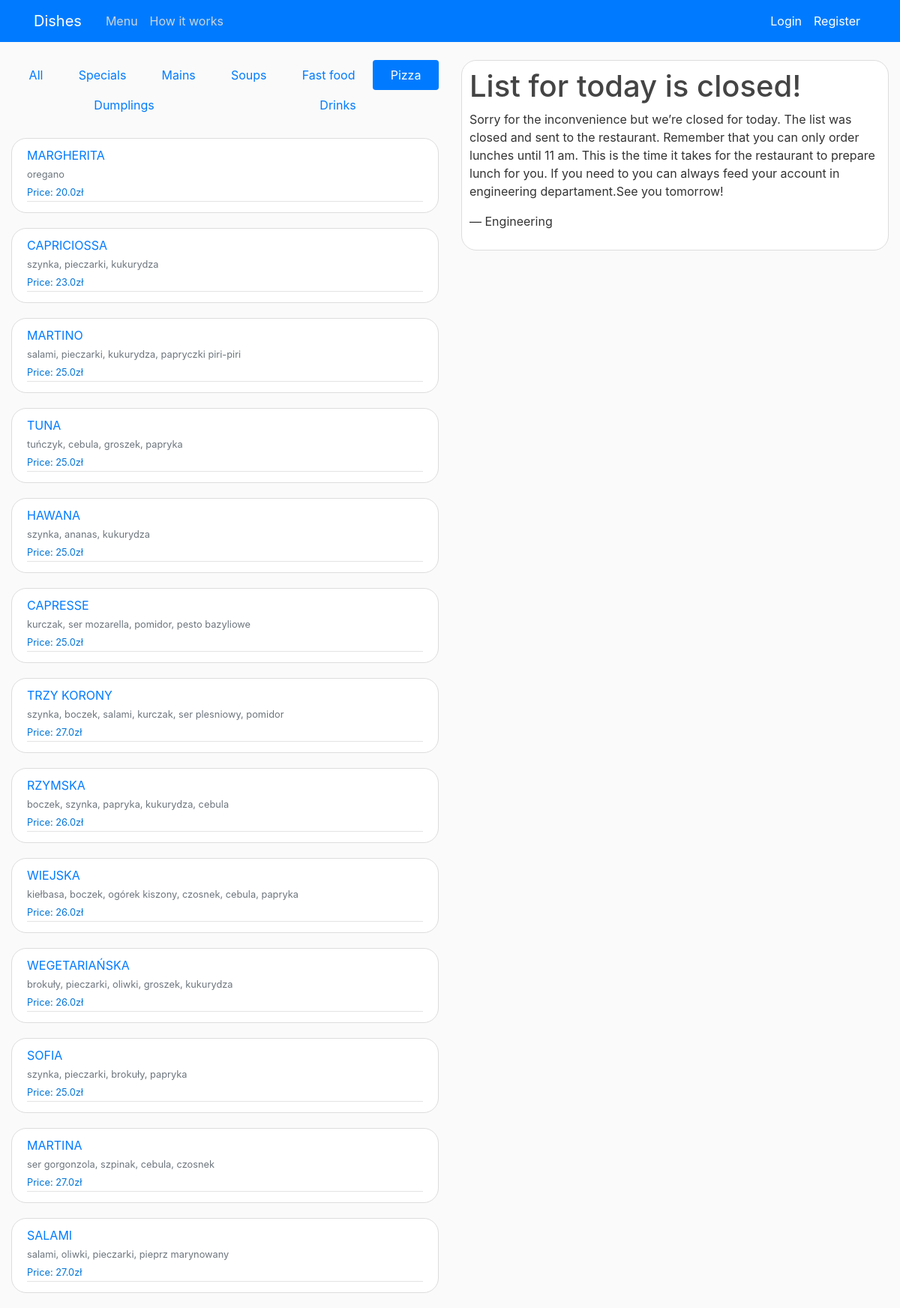
The page /select_type/pizza/ on the database its author committed.
### shop/models.py (models this page shows, shortened)
class Dish(models.Model):
    name = models.CharField(max_length=100)
    ingredient = models.CharField(max_length=250, blank=True)
    price = models.FloatField()
    dish_type = models.CharField(max_length=20)
    dish_addon = models.BooleanField(default=True)

### shop/views.py (the view)
# urls.py: path('select_type/<str:type>/', select_type, name='shop-select'),
def select_type(request, type):
    if type == "all":
       return redirect('shop-home')
    else:
        context = {
            'dish':selectMenu(type),
            'type': type,
            'hoursStart': startTime,
            'hoursEnd': endTime,
            'time': datetime.now()
        }
        try:
            values = countTotalPrice(request.user)
            context.update({'cart': values["items_in_cart"], 'sum_price': values["total_price"]})
            money = Profile.objects.get(user=request.user).money
            context.update({'money': money})
        except:
            pass
        return render(request, 'shop/home.html',context)

### shop/views.py (called while the page is built)
def countTotalPrice(user):
    items_in_cart = Cart.objects.filter(user=user)
    total_price = 0
    for item in items_in_cart:
        composition_price = item.composition.dish.price + item.composition.addon.price
        total_price += composition_price * item.quantity
    value_to_return ={
        'total_price': total_price,
        'items_in_cart': items_in_cart
    }
    return value_to_return

### shop/templates/shop/home.html (shortened to what this page needs)
{% extends 'shop/base.html' %}
{% block content %}
<nav class="nav nav-pills flex-column flex-sm-row">
    {% if type == 'pizza' %}
        <a class="flex-sm-fill text-sm-center nav-link" href="{% url 'shop-select' 'all' %}">All</a>
        <a class="flex-sm-fill text-sm-center nav-link" href="{% url 'shop-select' 'special'%}">Specials</a>
        <a class="flex-sm-fill text-sm-center nav-link" href="{% url 'shop-select' 'main'%}">Mains</a>
        <a class="flex-sm-fill text-sm-center nav-link" href="{% url 'shop-select' 'soup'%}">Soups</a>
        <a class="flex-sm-fill text-sm-center nav-link" href="{% url 'shop-select' 'fastfood'%}">Fast food</a>
        <a class="flex-sm-fill text-sm-center nav-link active" href="{% url 'shop-select' 'pizza'%}">Pizza</a>
        <a class="flex-sm-fill text-sm-center nav-link" href="{% url 'shop-select' 'dumplig'%}">Dumplings</a>
        <a class="flex-sm-fill text-sm-center nav-link" href="{% url 'shop-select' 'drinks'%}">Drinks</a>
    {% endif %}
</nav>
<br>
{% for menu in dish %}
    <article class="media content-section">
        <div class="media-body">
            <div class="article-metadata">
                <a class="mr-2" href="{% url 'shop-open-dish' menu.id %}">{{ menu.name }}</a><br>
                <small class="text-muted">{{ menu.ingredient }}</small><br>
                <small class="article-content" style='color:#0074d9'>Price: {{ menu.price }}zł</small>
            </div>
        </div>
    </article>
{% endfor %}
{% endblock content %}

### shop/static/shop/main.css (style rules this page uses)
body { background: #fafafa; color: #333333; margin-top: 5rem; }
.content-section { background: #ffffff; padding: 10px 20px; border: 1px solid #dddddd; border-radius: 20px; margin-bottom: 20px; }
.article-content { white-space: pre-line; }
.article-metadata { padding-bottom: 1px; margin-bottom: 4px; border-bottom: 1px solid #e3e3e3 }

### rows shown on the page
Dish: name "MARGHERITA", ingredient "oregano", price "20.0"
Dish: name "CAPRICIOSSA", ingredient "szynka, pieczarki, kukurydza", price "23.0"
Dish: name "MARTINO", ingredient "salami, pieczarki, kukurydza, papryczki piri-piri", price "25.0"
Dish: name "TUNA", ingredient "tuńczyk, cebula, groszek, papryka", price "25.0"
Dish: name "HAWANA", ingredient "szynka, ananas, kukurydza", price "25.0"
Dish: name "CAPRESSE", ingredient "kurczak, ser mozarella, pomidor, pesto bazyliowe", price "25.0"
Dish: name "TRZY KORONY", ingredient "szynka, boczek, salami, kurczak, ser plesniowy, pomidor", price "27.0"
Dish: name "RZYMSKA", ingredient "boczek, szynka, papryka, kukurydza, cebula", price "26.0"
Dish: name "WIEJSKA", ingredient "kiełbasa, boczek, ogórek kiszony, czosnek, cebula, papryka", price "26.0"
Dish: name "WEGETARIAŃSKA", ingredient "brokuły, pieczarki, oliwki, groszek, kukurydza", price "26.0"
Dish: name "SOFIA", ingredient "szynka, pieczarki, brokuły, papryka", price "25.0"
Dish: name "MARTINA", ingredient "ser gorgonzola, szpinak, cebula, czosnek", price "27.0"
Dish: name "SALAMI", ingredient "salami, oliwki, pieczarki, pieprz marynowany", price "27.0"
